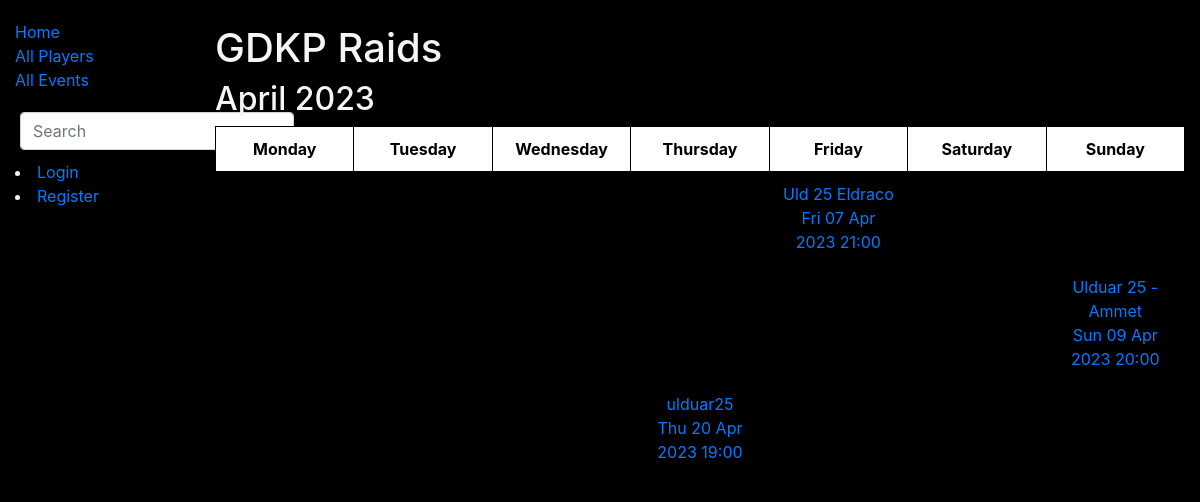
The page /library/events/ on the database as committed earlier.
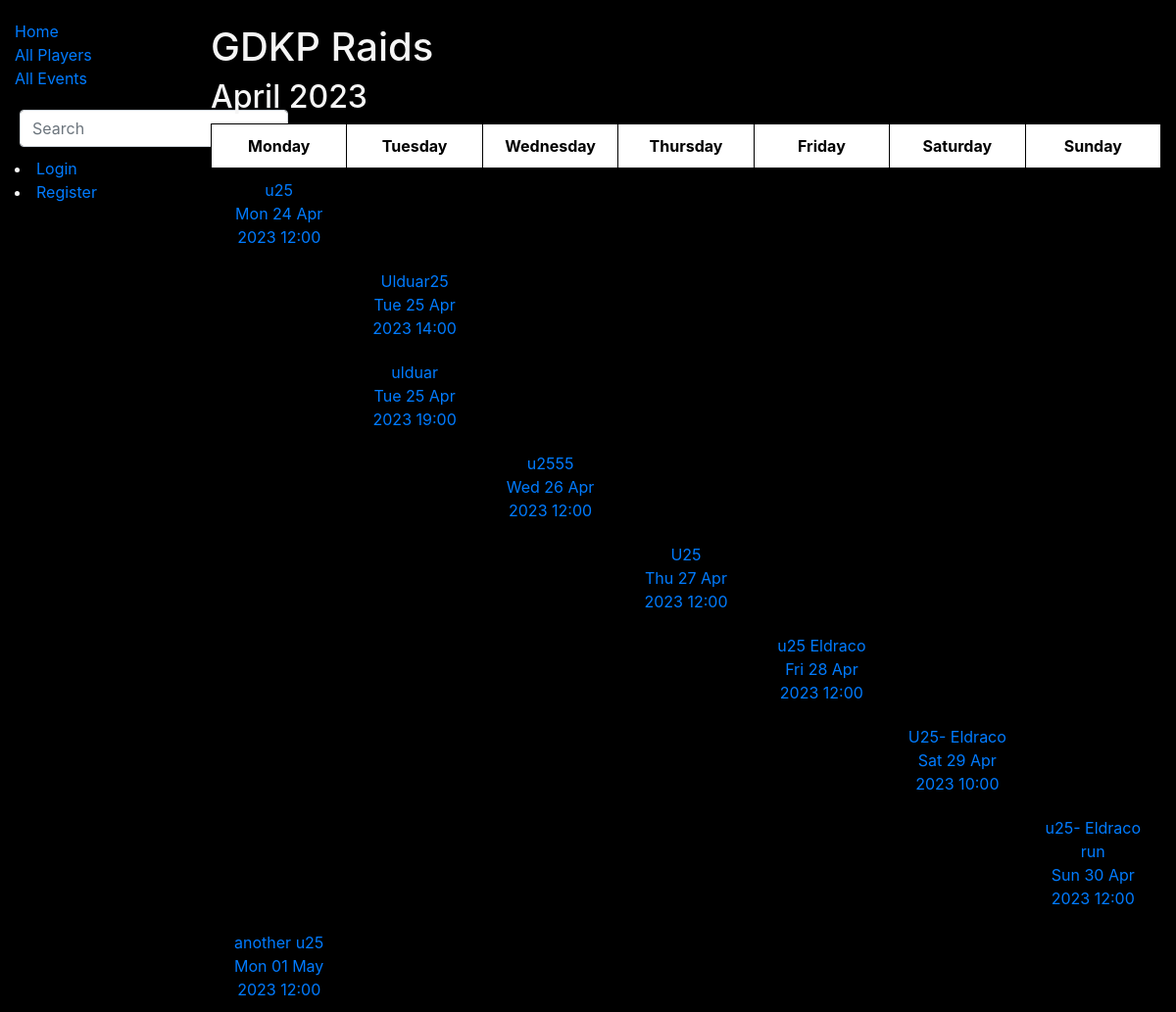
The same page on the database as committed later.
### library/models.py (models this page shows, shortened)
class EventRegistration(models.Model):
    event_name = models.CharField('Event Name', max_length=50)
    event_date = models.DateTimeField('Event Date and Time', help_text='Select the event date and time')
    event_info = models.TextField('Info about event', max_length=1000, default='')
    registered_players = models.ManyToManyField(WowPlayer, related_name='events_registered', blank=True)
    class Meta:
        verbose_name = 'Event Registration'
        verbose_name_plural = 'Event Registrations'
        ordering = ['event_date']

### library/views.py (the view)
# urls.py: path('events/', EventRegistrationListView.as_view(), name='event-list'),
class EventRegistrationListView(ListView):
    model = EventRegistration
    template_name = 'event_list.html'
    def get_queryset(self):
        return EventRegistration.objects.all()

### library/templates/event_list.html
{% extends 'base.html' %}
{% block content %}
<h1>GDKP Raids</h1>
{% if object_list %}
  {% with month=object_list.0.event_date|date:"F Y" %}
    {% with year=object_list.0.event_date|date:"Y" %}
      <h2>{{ month }}</h2>
    <table>
      <thead>
        <tr>
          <th>Monday</th>
          <th>Tuesday</th>
          <th>Wednesday</th>
          <th>Thursday</th>
          <th>Friday</th>
          <th>Saturday</th>
          <th>Sunday</th>
        </tr>
      </thead>
      <tbody>
        <tr>
          {% for event in object_list %}
            {% url 'event_details' event.id as event_url %}
            <td>
              {% if event.event_date|date:"D" == "Mon" %}
                <a href="{{ event_url }}">{{ event.event_name }}<br>{{ event.event_date|date:"D d M Y H:i" }}</a>
              {% endif %}
            </td>
            <td>
              {% if event.event_date|date:"D" == "Tue" %}
                <a href="{{ event_url }}">{{ event.event_name }}<br>{{ event.event_date|date:"D d M Y H:i" }}</a>
              {% endif %}
            </td>
            <td>
              {% if event.event_date|date:"D" == "Wed" %}
                <a href="{{ event_url }}">{{ event.event_name }}<br>{{ event.event_date|date:"D d M Y H:i" }}</a>
            {% endif %}
            </td>
            <td>
              {% if event.event_date|date:"D" == "Thu" %}
                <a href="{{ event_url }}">{{ event.event_name }}<br>{{ event.event_date|date:"D d M Y H:i" }}</a>
              {% endif %}
            </td>
            <td>
              {% if event.event_date|date:"D" == "Fri" %}
                <a href="{{ event_url }}">{{ event.event_name }}<br>{{ event.event_date|date:"D d M Y H:i" }}</a>
              {% endif %}
            </td>
            <td>
              {% if event.event_date|date:"D" == "Sat" %}
                <a href="{{ event_url }}">{{ event.event_name }}<br>{{ event.event_date|date:"D d M Y H:i" }}</a>
              {% endif %}
            </td>
            <td>
              {% if event.event_date|date:"D" == "Sun" %}
                <a href="{{ event_url }}">{{ event.event_name }}<br>{{ event.event_date|date:"D d M Y H:i" }}</a>
              {% endif %}
            </td>
          </tr>
        {% endfor %}
      </tbody>
    </table>
    {% endwith %}
  {% endwith %}
{% else %}
  <p>No events yet.</p>
{% endif %}
{% endblock %}

### library/templates/base.html (shortened to what this page needs)
<!DOCTYPE html>
<html lang="en">
<head>
  <link rel="stylesheet" href="https://stackpath.bootstrapcdn.com/bootstrap/4.1.3/css/bootstrap.min.css">
  {% load static %}
  <link rel="stylesheet" href="{% static 'css/styles.css' %}">
</head>
<body>
  <div class="container-fluid">
    <div class="row">
      <div class="col-sm-2">
      {% block sidebar %}
        <ul class="sidebar-nav">
          <li><a href="{% url 'index' %}">Home</a></li>
          <li><a href="{% url 'players' %}">All Players</a></li>
          <li><a href="{% url 'events' %}">All Events</a></li>
        </ul>
        <ul>
          <form action="{% url 'search' %}" method="get" class="form-inline my-2 my-md-0">
          <input name="query" class="form-control" type="text" placeholder="Search">
          </form>
        </ul>
      {% if user.is_authenticated %}
      <li><a href="#">
        <svg class="bi bi-person" width="1.5em" height="1.5em" viewBox="0 0 16 16" fill="currentColor" xmlns="http://www.w3.org/2000/svg">
          <path fill-rule="evenodd" d="M13 14s1 0 1-1-1-4-6-4-6 3-6 4 1 1 1 1h10zm-9.995-.944v-.002.002zM3.022 13h9.956a.274.274 0 00.014-.002l.008-.002c-.001-.246-.154-.986-.832-1.664C11.516 10.68 10.289 10 8 10c-2.29 0-3.516.68-4.168 1.332-.678.678-.83 1.418-.832 1.664a1.05 1.05 0 00.022.004zm9.974.056v-.002.002zM8 7a2 2 0 100-4 2 2 0 000 4zm3-2a3 3 0 11-6 0 3 3 0 016 0z" clip-rule="evenodd"/>
        </svg>
      {{ user.get_username }}</a></li>
      <li><a href="{% url 'logout'%}">Logout</a></li>
    {% else %}
      <li><a href="{% url 'login'%}?next={{request.path}}">Login</a></li>
      <li><a href="#">Register</a></li>
    {% endif %}
      {% endblock %}
      </div>
      <div class="col-sm-10 "><br>{% block content %}{% endblock %}</div>
    </div>
  </div>
</body>
</html>

### library/static/css/styles.css (style rules this page uses)
.sidebar-nav { margin-top: 20px; padding: 0; list-style: none; }
body { background-color: black; color: whitesmoke; }
ul { margin-block-start: 0px; margin-block-end: 0px; padding-top: 20px; padding-bottom: 10px; padding-inline-start: 5px; }
table { border-collapse: collapse; table-layout: fixed; width: 100%; }
th, td { border: 1px solid black; text-align: center; vertical-align: middle; padding: 10px; width: 14.28%; }
th { color: black; background-color: white; }
td { columns: white; }

Rows that differ between the two databases and show on the page:
removed EventRegistration: event_name "Uld 25 Eldraco", event_date "Fri 07 Apr 2023 21:00"
removed EventRegistration: event_name "Ulduar 25 - Ammet", event_date "Sun 09 Apr 2023 20:00"
removed EventRegistration: event_name "ulduar25", event_date "Thu 20 Apr 2023 19:00"
added EventRegistration: event_name "u25", event_date "Mon 24 Apr 2023 12:00"
added EventRegistration: event_name "Ulduar25", event_date "Tue 25 Apr 2023 14:00"
added EventRegistration: event_name "ulduar", event_date "Tue 25 Apr 2023 19:00"
added EventRegistration: event_name "u2555", event_date "Wed 26 Apr 2023 12:00"
added EventRegistration: event_name "U25", event_date "Thu 27 Apr 2023 12:00"
added EventRegistration: event_name "u25 Eldraco", event_date "Fri 28 Apr 2023 12:00"
added EventRegistration: event_name "U25- Eldraco", event_date "Sat 29 Apr 2023 10:00"
added EventRegistration: event_name "u25- Eldraco run", event_date "Sun 30 Apr 2023 12:00"
added EventRegistration: event_name "another u25", event_date "Mon 01 May 2023 12:00"
